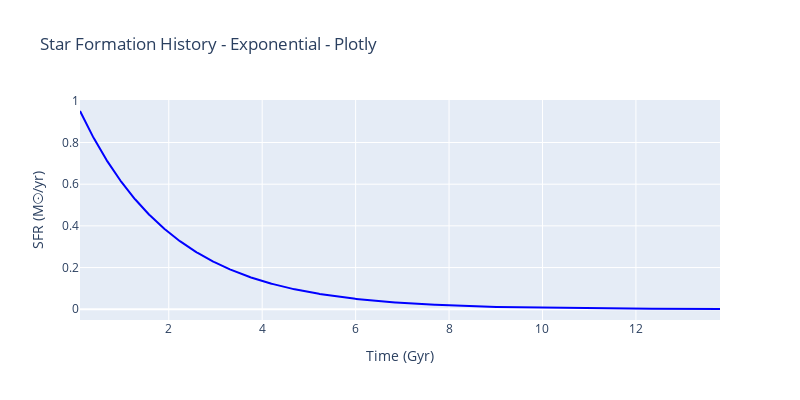
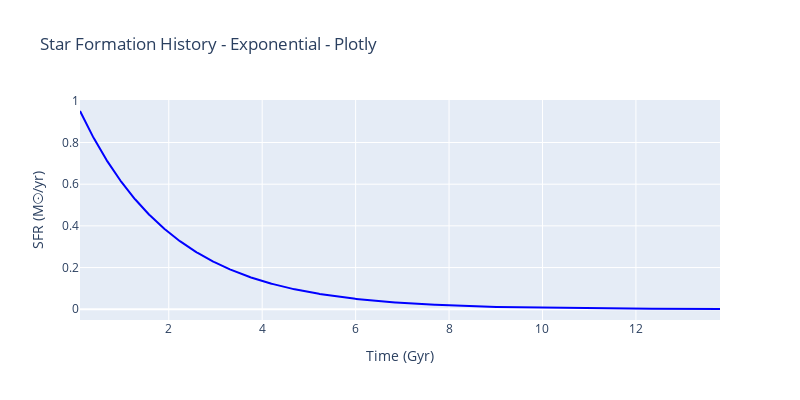
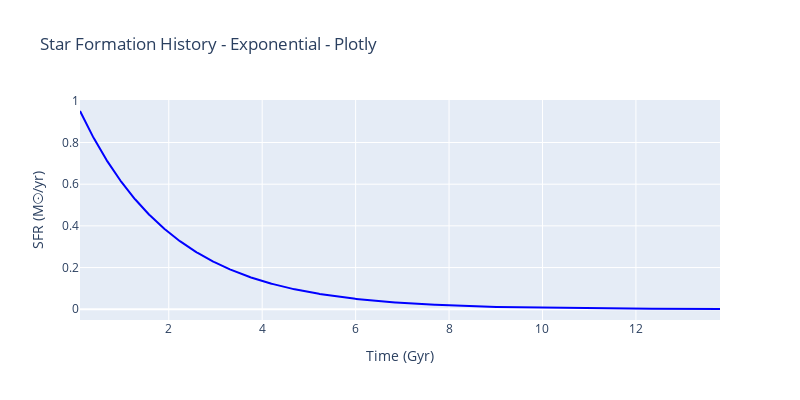
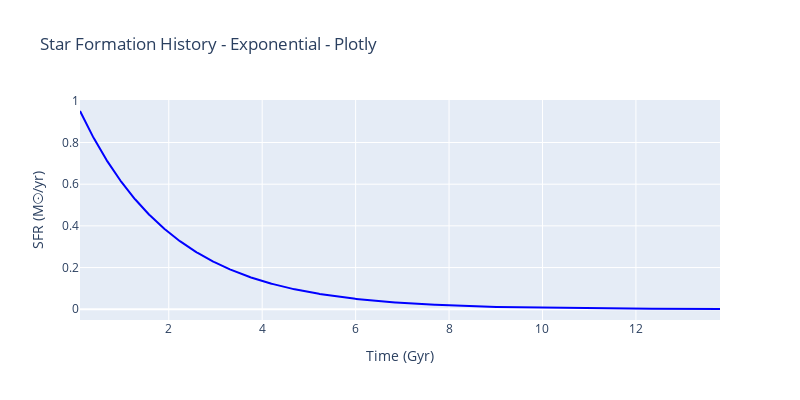

These figures' notebook cell, in order:
### Code cell
controls, output = create_plotly_interactive();
display(VBox([controls, output]));

### Figure 1 — Plotly figure (JSON) as saved in the notebook; plotly's stock layout.template omitted (floating-point values rounded to 4 significant figures; data arrays with more than 128 entries replaced by an {"elided": "..."} marker saying what was removed)
{"data": [{"line": {"color": "blue", "width": 2}, "mode": "lines", "name": "SFR", "type": "scatter", "x": {"elided": "1000 float values"}, "y": {"elided": "1000 float values"}}], "layout": {"height": 400, "showlegend": false, "title": {"text": "Star Formation History - Exponential - Plotly"}, "width": 800, "xaxis": {"title": {"text": "Time (Gyr)"}}, "yaxis": {"title": {"text": "SFR (M☉/yr)"}}}}

### Figure 2 — Plotly figure (JSON) as saved in the notebook; plotly's stock layout.template omitted (floating-point values rounded to 4 significant figures; data arrays with more than 128 entries replaced by an {"elided": "..."} marker saying what was removed)
{"data": [{"line": {"color": "blue", "width": 2}, "mode": "lines", "name": "SFR", "type": "scatter", "x": {"elided": "1000 float values"}, "y": {"elided": "1000 float values"}}], "layout": {"height": 400, "showlegend": false, "title": {"text": "Star Formation History - Exponential - Plotly"}, "width": 800, "xaxis": {"title": {"text": "Time (Gyr)"}}, "yaxis": {"title": {"text": "SFR (M☉/yr)"}}}}

### Figure 3 — Plotly figure (JSON) as saved in the notebook; plotly's stock layout.template omitted (floating-point values rounded to 4 significant figures; data arrays with more than 128 entries replaced by an {"elided": "..."} marker saying what was removed)
{"data": [{"line": {"color": "blue", "width": 2}, "mode": "lines", "name": "SFR", "type": "scatter", "x": {"elided": "1000 float values"}, "y": {"elided": "1000 float values"}}], "layout": {"height": 400, "showlegend": false, "title": {"text": "Star Formation History - Exponential - Plotly"}, "width": 800, "xaxis": {"title": {"text": "Time (Gyr)"}}, "yaxis": {"title": {"text": "SFR (M☉/yr)"}}}}

### Figure 4 — Plotly figure (JSON) as saved in the notebook; plotly's stock layout.template omitted (floating-point values rounded to 4 significant figures; data arrays with more than 128 entries replaced by an {"elided": "..."} marker saying what was removed)
{"data": [{"line": {"color": "blue", "width": 2}, "mode": "lines", "name": "SFR", "type": "scatter", "x": {"elided": "1000 float values"}, "y": {"elided": "1000 float values"}}], "layout": {"height": 400, "showlegend": false, "title": {"text": "Star Formation History - Exponential - Plotly"}, "width": 800, "xaxis": {"title": {"text": "Time (Gyr)"}}, "yaxis": {"title": {"text": "SFR (M☉/yr)"}}}}
